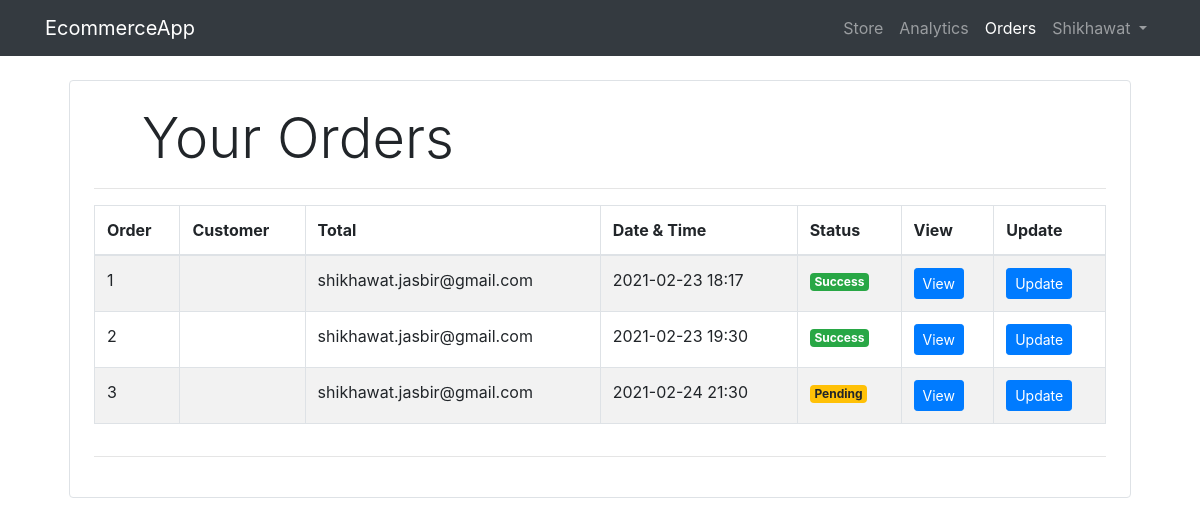
Before: /orders/ (signed in) with the older database file.
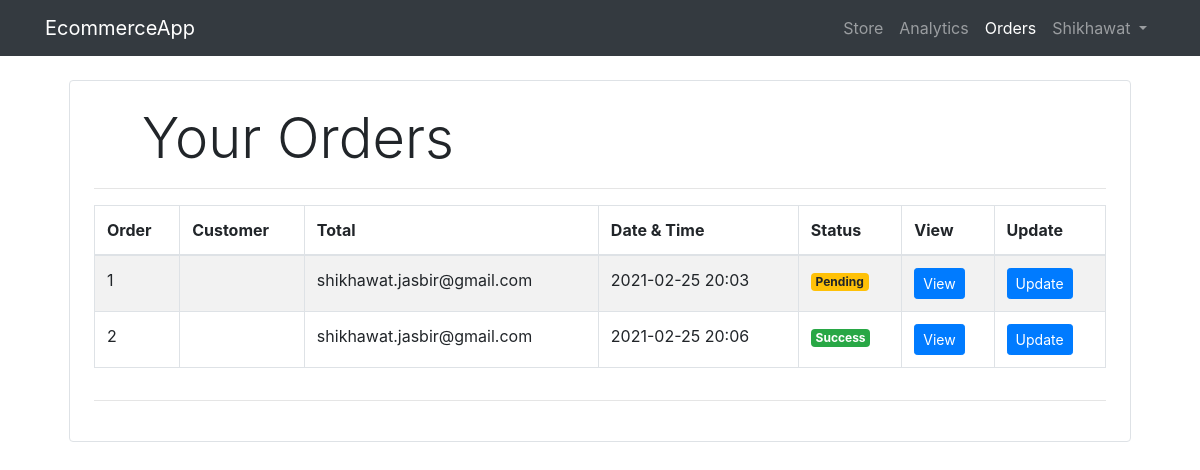
After: the same page with the newer database file.
### orders/models/order.py (models this page shows, shortened)
class Order(models.Model):
    customer = models.ForeignKey(Customer, on_delete=models.CASCADE)
    total_price = models.FloatField()
    date = models.DateTimeField(auto_now_add=True)
    status = models.BooleanField(default=False)
    address = models.CharField(
        "Address",
        max_length=1024,
    )
    zip_code = models.CharField(
        "ZIP / Postal code",
        max_length=12,
    )
    city = models.CharField(
        "City",
        max_length=1024,
    )
    state = models.CharField(
        "State",
        max_length=1024
    )
    country = models.CharField(
        "Country",
        max_length=1024,
    )
    @staticmethod
    def get_all_orders():
        return Order.objects.all()

### account/models/customer.py (models this page shows, shortened)
class Customer(models.Model):
    first_name = models.CharField(max_length=30)
    last_name = models.CharField(max_length=30)
    phone = models.CharField(max_length=13)
    email = models.EmailField(unique=True)
    password = models.CharField(max_length=50)
    date_joined = models.DateTimeField(verbose_name="date joined", auto_now_add=True)
    last_login = models.DateTimeField(verbose_name="last login", auto_now=True)

### orders/views/orders.py (the view, shortened to what this page needs)
# urls.py: path('', views.Orders.as_view(), name='orders'),
class Orders(View):
    def get(self, request):
        if request.session.get('user_type') == 'seller':
            orders = Order.get_all_orders()
            return render(request, 'orders/seller.html', {'orders':orders})
        else:
            customer_id = request.session.get('user_id')
            orders = Order.get_orders_by_customer_id(customer_id)
            return render(request, 'orders/customer.html', {'orders': orders})

### dashboard/templatetags/dashboard_filters.py (called while the page is built)
@register.filter(name = 'currency')
def currency(price):
    return format_currency(price, 'INR', locale='en_IN')

@register.filter(name='is_seller')
def is_seller(request):
    if request.session.get('user_id'):
        if request.session.get('user_type')=="seller":
            return True
    return False

### orders/templates/orders/seller.html (shortened to what this page needs)
{% extends 'dashboard/base.html' %}
{% block content %}
{% load dashboard_filters %}
{% load cart_filters %}
<div class="container">
    <div class="border rounded p-4 m-4">
         <p class="display-4 pl-4 ml-4">Your Orders</p>
         <hr>
         <div class="table-responsive">
         <table id="orders" class="table table-striped table-bordered">
             <thead>
                 <tr>
                     <th>Order</th>
                     <th>Customer</th>
                     <th>Total</th>
                     <th>Date & Time</th>
                     <th>Status</th>
                     <th>View</th>
                     <th>Update</th>
                 </tr>
             </thead>
             <tbody>
            {% for order in orders %}
            <tr>
                <td>{{forloop.counter}}</td>
                <td>{{order.total_price|currency}}</td>
                <td>{{order.customer.email}}</td>
                <td>{{order.date|date:'Y-m-d H:i'}}</td>
                <td>
                    {% if order.status %}
                    <span class="badge badge-success">Success</span>
                    {% else %}
                    <span class="badge badge-warning">Pending</span>
                    {% endif %}
                </td>
                <td>
                    <form target="_blank" action="{% url 'view-order' %}" method="GET">
                        <input type="submit" value="View" class="btn btn-sm btn-primary"/>
                    </form>
                </td>
                <td>
                    <form action="" method="post">
                        <input type="submit" value="Update" class="btn btn-sm btn-primary"/>
                    </form>
                </td>
            </tr>
            {% endfor %}
        </tbody>
    </table>
</div>
    <hr>
</div>
</div>
{% endblock content %}

Changed rows visible on the page:
removed Order: customer.email "shikhawat.jasbir@gmail.com", date "2021-02-23 18:17", status "Success"
removed Order: customer.email "shikhawat.jasbir@gmail.com", date "2021-02-23 19:30", status "Success"
removed Order: customer.email "shikhawat.jasbir@gmail.com", date "2021-02-24 21:30", status "Pending"
added Order: customer.email "shikhawat.jasbir@gmail.com", date "2021-02-25 20:03", status "Pending"
added Order: customer.email "shikhawat.jasbir@gmail.com", date "2021-02-25 20:06", status "Success"
